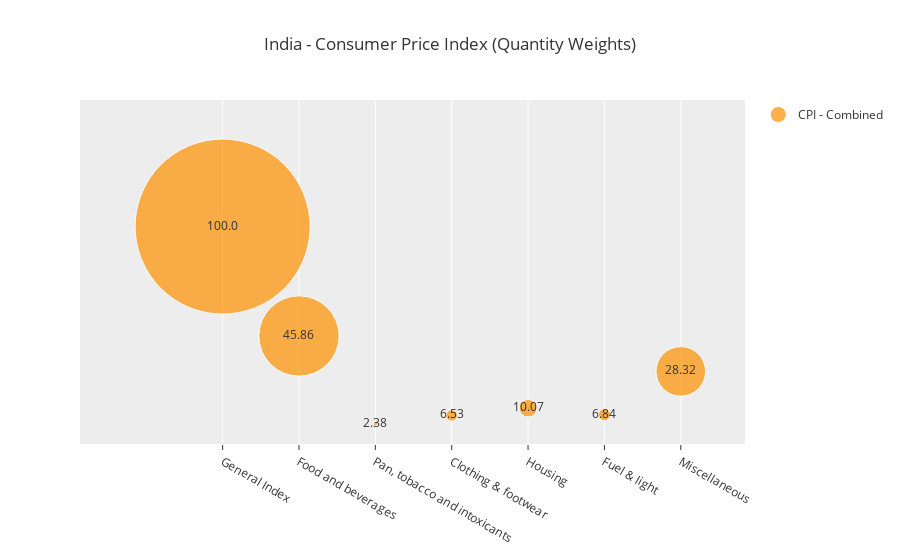
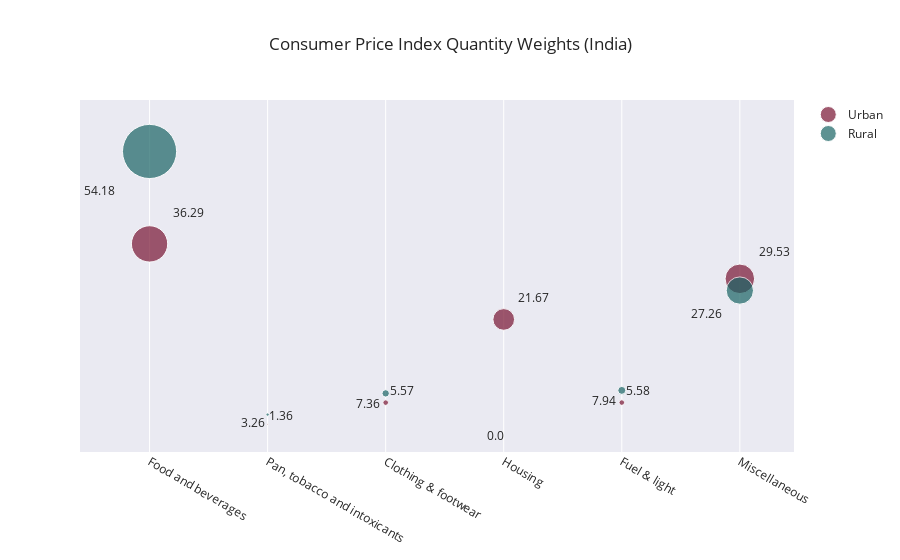

The notebook cell saved with these charts, in order:
### Code cell
import plotly.graph_objects as go
import pandas as pd

df = pd.read_excel('/Users/kalyan/Library/CloudStorage/OneDrive-IIMVIZAG/Kalyan-Research/APO/Shared APO Papers and Data/NationalEconomy-India/CPI-India.xlsx'
                  , sheet_name='CPI-Weights')
# print(df)

cpi_combined = go.Scatter(
    x = df[df['CPI_Type']=='Combined']['Good_Service'],
    y = df[df['CPI_Type']=='Combined']['Weight'],      
    text = df[df['CPI_Type']=='Combined']['Weight'], 
    mode='markers + text', 
    textposition='middle center',
    name = 'CPI - Combined',
    marker=dict(
        color=['rgb(255, 144, 0)', 'rgb(255, 144, 0)',  'rgb(255, 144, 0)', 
               'rgb(255, 144, 0)', 'rgb(255, 144, 0)', 'rgb(255, 144, 0)','rgb(255, 144, 0)'],
        size= df[df['CPI_Type']=='Combined']['Weight']*1.75,)
)

fig1 = go.Figure(data=[cpi_combined])
fig1.update_layout(title = 'India - Consumer Price Index (Quantity Weights)', template='ggplot2', showlegend=True)
fig1.update_yaxes(visible=False)
fig1.show()

cpi_urban = go.Scatter(
    x = df[df['CPI_Type']=='Urban']['Good_Service'],
    y = df[df['CPI_Type']=='Urban']['Weight'],      
    text = df[df['CPI_Type']=='Urban']['Weight'],
    mode='markers + text', 
    textposition='top right',
    name = 'Urban',
    marker=dict(
        color=['rgb(120, 20, 50)',  'rgb(120, 20, 50)','rgb(120, 20, 50)',
               'rgb(120, 20, 50)','rgb(120, 20, 50)','rgb(120, 20, 50)',],
        size= df[df['CPI_Type']=='Urban']['Weight'], )
)

cpi_rural = go.Scatter(
    x = df[df['CPI_Type']=='Rural']['Good_Service'],
    y = df[df['CPI_Type']=='Rural']['Weight'],      
    text = df[df['CPI_Type']=='Rural']['Weight'], 
    mode='markers + text', 
    textposition='bottom left',
    name = 'Rural',
    marker=dict(
        color=['rgb(25, 100, 100)','rgb(25, 100, 100)','rgb(25, 100, 100)',
              'rgb(25, 100, 100)','rgb(25, 100, 100)','rgb(25, 100, 100)',],
        size= df[df['CPI_Type']=='Rural']['Weight'],)
)

fig2 = go.Figure(data=[cpi_urban, cpi_rural])
fig2.update_layout(title = 'Consumer Price Index Quantity Weights (India)', template='seaborn', showlegend=True)
fig2.update_yaxes(visible=False)


fig2.show()

### Figure 1 — Plotly figure (JSON) as saved in the notebook; plotly's stock layout.template omitted (floating-point values rounded to 4 significant figures)
{"data": [{"marker": {"color": ["rgb(255, 144, 0)", "rgb(255, 144, 0)", "rgb(255, 144, 0)", "rgb(255, 144, 0)", "rgb(255, 144, 0)", "rgb(255, 144, 0)", "rgb(255, 144, 0)"], "size": [175, 80.25, 4.165, 11.43, 17.62, 11.97, 49.56]}, "mode": "markers+text", "name": "CPI - Combined", "text": ["100.0", "45.86", "2.38", "6.53", "10.07", "6.84", "28.32"], "textposition": "middle center", "type": "scatter", "x": ["General Index ", "Food and beverages ", "Pan, tobacco and intoxicants ", "Clothing & footwear ", "Housing ", "Fuel & light ", "Miscellaneous "], "y": [100, 45.86, 2.38, 6.53, 10.07, 6.84, 28.32]}], "layout": {"showlegend": true, "title": {"text": "India - Consumer Price Index (Quantity Weights)"}, "yaxis": {"visible": false}}}

### Figure 2 — Plotly figure (JSON) as saved in the notebook; plotly's stock layout.template omitted (floating-point values rounded to 4 significant figures)
{"data": [{"marker": {"color": ["rgb(120, 20, 50)", "rgb(120, 20, 50)", "rgb(120, 20, 50)", "rgb(120, 20, 50)", "rgb(120, 20, 50)", "rgb(120, 20, 50)"], "size": [36.29, 1.36, 5.57, 21.67, 5.58, 29.53]}, "mode": "markers+text", "name": "Urban", "text": ["36.29", "1.36", "5.57", "21.67", "5.58", "29.53"], "textposition": "top right", "type": "scatter", "x": ["Food and beverages ", "Pan, tobacco and intoxicants ", "Clothing & footwear ", "Housing ", "Fuel & light ", "Miscellaneous "], "y": [36.29, 1.36, 5.57, 21.67, 5.58, 29.53]}, {"marker": {"color": ["rgb(25, 100, 100)", "rgb(25, 100, 100)", "rgb(25, 100, 100)", "rgb(25, 100, 100)", "rgb(25, 100, 100)", "rgb(25, 100, 100)"], "size": [54.18, 3.26, 7.36, 0, 7.94, 27.26]}, "mode": "markers+text", "name": "Rural", "text": ["54.18", "3.26", "7.36", "0.0", "7.94", "27.26"], "textposition": "bottom left", "type": "scatter", "x": ["Food and beverages ", "Pan, tobacco and intoxicants ", "Clothing & footwear ", "Housing ", "Fuel & light ", "Miscellaneous "], "y": [54.18, 3.26, 7.36, 0, 7.94, 27.26]}], "layout": {"showlegend": true, "title": {"text": "Consumer Price Index Quantity Weights (India)"}, "yaxis": {"visible": false}}}
